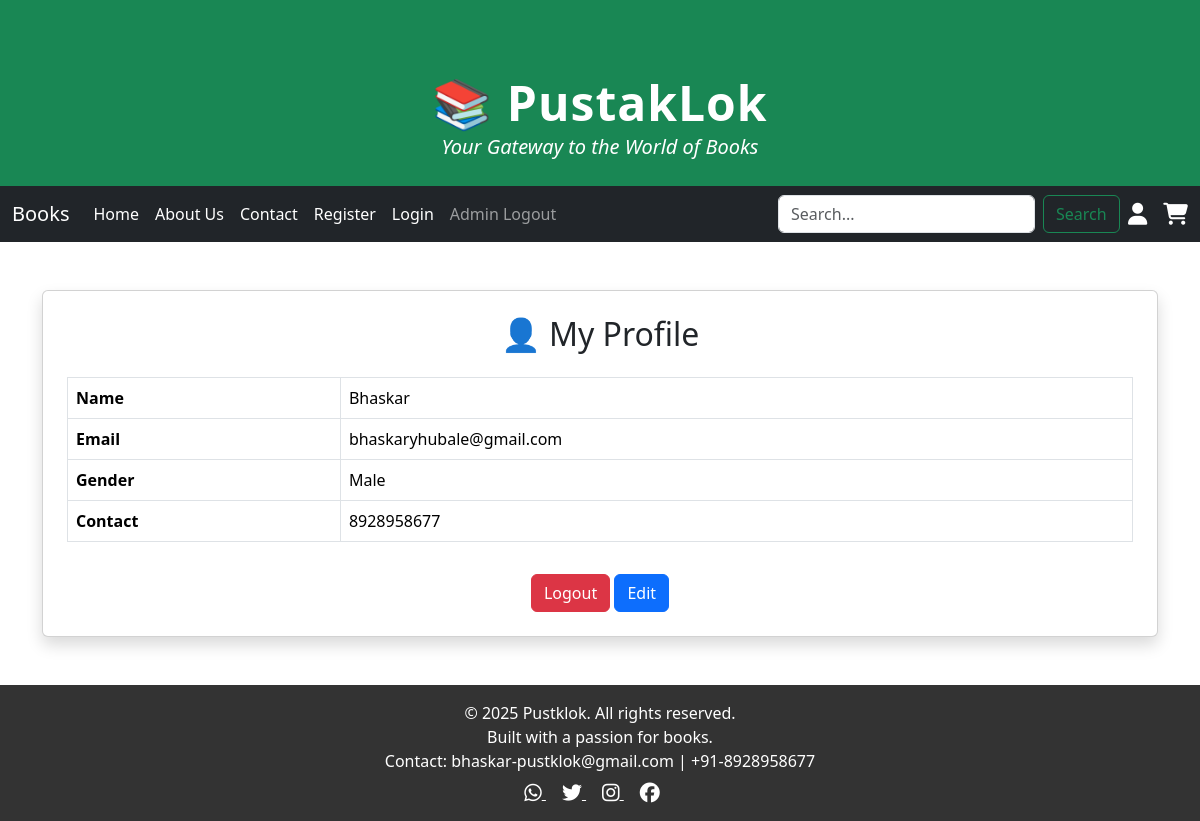
The app's page /profile/ (signed in) with its own data.
### mynewapp/models.py (models this page shows, shortened)
class User(models.Model):
    uid=models.AutoField(primary_key=True)
    uname=models.CharField(max_length=50)
    email=models.CharField(max_length=50)
    gender=models.CharField(max_length=10)
    password=models.CharField(max_length=50)
    contact=models.IntegerField()

### mynewapp/views.py (the view)
# urls.py: path("profile/", views.profile_view, name="profile"),
def profile_view(request):
    if "u_name" in request.session:
        uname = request.session.get("u_name")
        try:
            user = User.objects.get(uname=uname)
            locate = {
                "user": user
            }
            return render(request, "profile.html", locate)
        except User.DoesNotExist:
            return render(request, "login.html", {"msg": "User not found"})
    return redirect("login")

### mynewapp/templates/profile.html (shortened to what this page needs)
{% extends 'master.html' %}
{% block body %}
<div class="container mt-5 mb-5">
    <div class="card shadow p-4">
        <h2 class="text-center mb-4">👤 My Profile</h2>
        <table class="table table-bordered">
            <tr>
                <th>Name</th>
                <td>{{ user.uname }}</td>
            </tr>
            <tr>
                <th>Email</th>
                <td>{{ user.email }}</td>
            </tr>
            <tr>
                <th>Gender</th>
                <td>{{ user.gender }}</td>
            </tr>
            <tr>
                <th>Contact</th>
                <td>{{ user.contact }}</td>
            </tr>
        </table>
        <div class="text-center mt-3">
            <a href="{% url 'logout_page' %}" class="btn btn-danger">Logout</a>
            <a href="{% url 'edit_page' %}" class="btn btn-primary">Edit</a>
        </div>
    </div>
</div>
{% endblock %}

### mynewapp/static/css/style.css (style rules this page uses)
* { padding:0px; margin:0px; }
.container { margin-top: 50px; }
.card { height: 100%; display: flex; flex-direction: column; justify-content: space-between; }

### records on screen
User: uname "Bhaskar", email "bhaskaryhubale@gmail.com", gender "Male", contact "8928958677"
